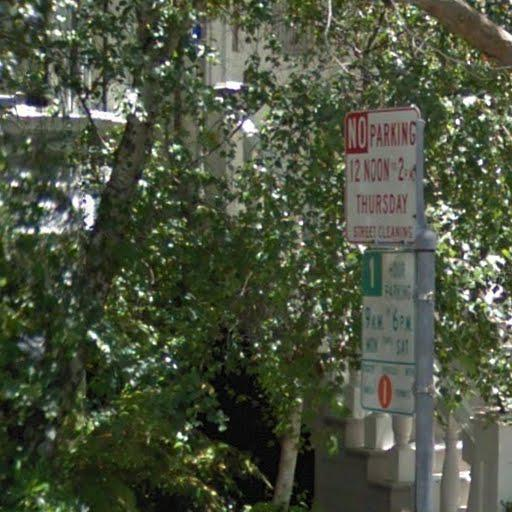
#> input picture imagetest1.jpg, 512 x 512 px; its folder holds only this picture in this run
$ python -i grab_data.py   (imports and definitions only)
#> lines starting #> are read from the running program, lines starting #| are printed output that depends on the picture
import os
from random import shuffle
import cv2
import numpy as np
from skimage.feature import hog
from tqdm import tqdm

TRAIN_DIR1 = 'data/allclear'  # should contain all positive sample
TRAIN_DIR2 = 'data/negativeSamples'  # should contain all negative sample
TEST_DIR = 'residential/img'  # should contain all test sample
color_space = 'RGB'  # Can be RGB, HSV, LUV, HLS, YUV, YCrCb
orient = 8  # HOG orientations
pix_per_cell = 8  # HOG pixels per cell
cell_per_block = 2  # HOG cells per block
hog_channel = 'ALL'  # Can be 0, 1, 2, or "ALL"
spatial_size = (32, 32)  # Spatial binning dimensions
hist_bins = 16  # Number of histogram bins
spatial_feat = False  # Spatial features on or off
hist_feat = True  # Histogram features on or off
hog_feat = True  # HOG features on or off
IMG_SIZEX = 85
IMG_SIZEY = 128
sizex = 271
sizey = 48


def get_hog_features(img, orient, pix_per_cell, cell_per_block, vis=False, feature_vec=True):
    if vis:
        features, hog_image = hog(img, orientations=orient,
                                  pixels_per_cell=(pix_per_cell, pix_per_cell),
                                  cells_per_block=(cell_per_block, cell_per_block),
                                  transform_sqrt=True,
                                  visualise=vis, feature_vector=feature_vec)
        return features, hog_image
    else:
        features = hog(img, orientations=orient,
                       pixels_per_cell=(pix_per_cell, pix_per_cell),
                       cells_per_block=(cell_per_block, cell_per_block),
                       transform_sqrt=True,
                       visualise=vis, feature_vector=feature_vec)
        return features


# compute binned color features
def bin_spatial(img, size=(32, 32)):
    features = cv2.resize(img, size).ravel()
    return features


# compute color histogram features
def color_hist(img, nbins=32, bins_range=(0., 1.)):
    channel1_hist = np.histogram(img[:, :, 0], bins=nbins, range=bins_range)
    channel2_hist = np.histogram(img[:, :, 1], bins=nbins, range=bins_range)
    channel3_hist = np.histogram(img[:, :, 2], bins=nbins, range=bins_range)
    hist_features = np.concatenate((channel1_hist[0], channel2_hist[0], channel3_hist[0]))
    return hist_features


# extract features from a list of images and label these images
# [48 lines left out: function extract_features, not called in this run]

# will be used to extract feature for a test image. Used in test_model.py
def extract_features_for_test_data(image, color_space='RGB', spatial_size=(32, 32),
                         hist_bins=32, orient=9,
                         pix_per_cell=8, cell_per_block=2, hog_channel=0,
                         spatial_feat=True, hist_feat=True, hog_feat=True):
    file_features = []

    if color_space != 'RGB':
        if color_space == 'HSV':
            feature_image = cv2.cvtColor(image, cv2.COLOR_RGB2HSV)
        elif color_space == 'LUV':
            feature_image = cv2.cvtColor(image, cv2.COLOR_RGB2LUV)
        elif color_space == 'HLS':
            feature_image = cv2.cvtColor(image, cv2.COLOR_RGB2HLS)
        elif color_space == 'YUV':
            feature_image = cv2.cvtColor(image, cv2.COLOR_RGB2YUV)
        elif color_space == 'YCrCb':
            feature_image = cv2.cvtColor(image, cv2.COLOR_RGB2YCrCb)
    else:
        feature_image = np.copy(image)
    if spatial_feat:
        spatial_features = bin_spatial(feature_image, size=spatial_size)
        file_features.append(spatial_features)
    if hist_feat:
        hist_features = color_hist(feature_image, nbins=hist_bins)
        file_features.append(hist_features)
    if hog_feat:
        if hog_channel == 'ALL':
            hog_features = []
            for channel in range(feature_image.shape[2]):
                hog_features.append(get_hog_features(feature_image[:, :, channel],
                                                     orient, pix_per_cell, cell_per_block,
                                                     vis=False, feature_vec=True))
            hog_features = np.ravel(hog_features)
        else:
            hog_features = get_hog_features(feature_image[:, :, hog_channel], orient,
                                            pix_per_cell, cell_per_block, vis=False, feature_vec=True)
        file_features.append(hog_features)

    return np.array(np.concatenate(file_features))

# [57 lines left out: functions get_positive_sample, get_negative_sample, get_train_data, get_test_data, not called in this run]


# get_train_data()

>>> import cv2
>>> picture = cv2.cvtColor(cv2.imread('imagetest1.jpg'), cv2.COLOR_BGR2RGB)
>>> result = extract_features_for_test_data(picture)
#> in bin_spatial, `features = cv2.resize(img, size).ravel()`: features = 3072 values, max 255 at index 1169, min 0 at index 3032, mean 73.02
#> in extract_features_for_test_data, `spatial_features = bin_spatial(feature_image, size=spatial_size)`: spatial_features has the same summary as features in bin_spatial
#> in color_hist, `hist_features = np.concatenate((channel1_hist[0], channel2_hist[0], ch..`: hist_features = 96 values, max 880 at index 64, min 0 at index 1, mean 13.67
#> in get_hog_features, `features = hog(img, orientations=orient, pixels_per_cell=(pix_per_cell..`:
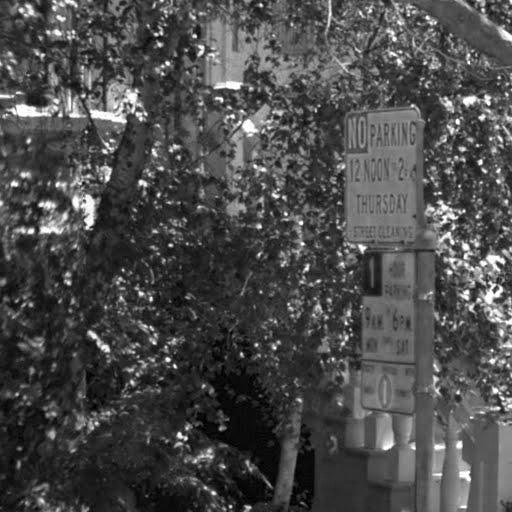
#> img: shape (512, 512); min 0, max 255, mean 74.9

$ run again, on imagetest2.jpg
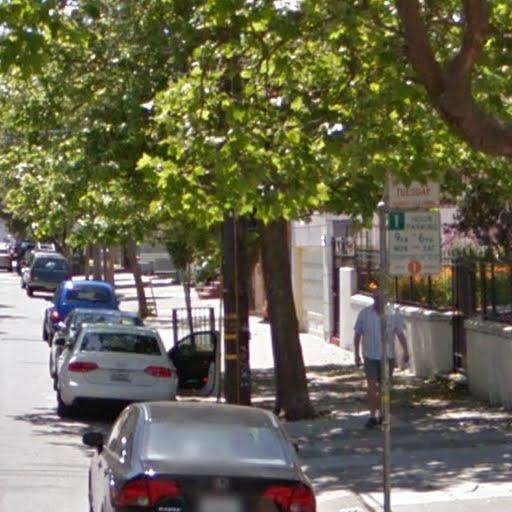
#> input picture imagetest2.jpg, 512 x 512 px
#> features = 3072 values, max 255 at index 14, min 0 at index 260, mean 99.51
#> spatial_features has the same summary as features in bin_spatial
#> in color_hist, `hist_features = np.concatenate((channel1_hist[0], channel2_hist[0], ch..`: hist_features = 96 values, max 2577 at index 64, min 0 at index 1, mean 33.29
#> in get_hog_features, `features = hog(img, orientations=orient, pixels_per_cell=(pix_per_cell..`:
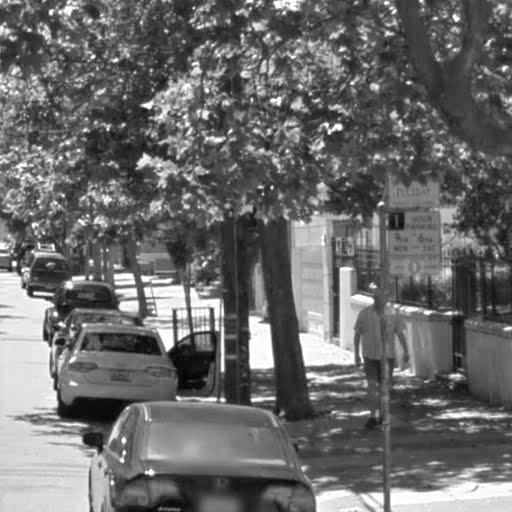
#> img: shape (512, 512); min 0, max 255, mean 106.3
